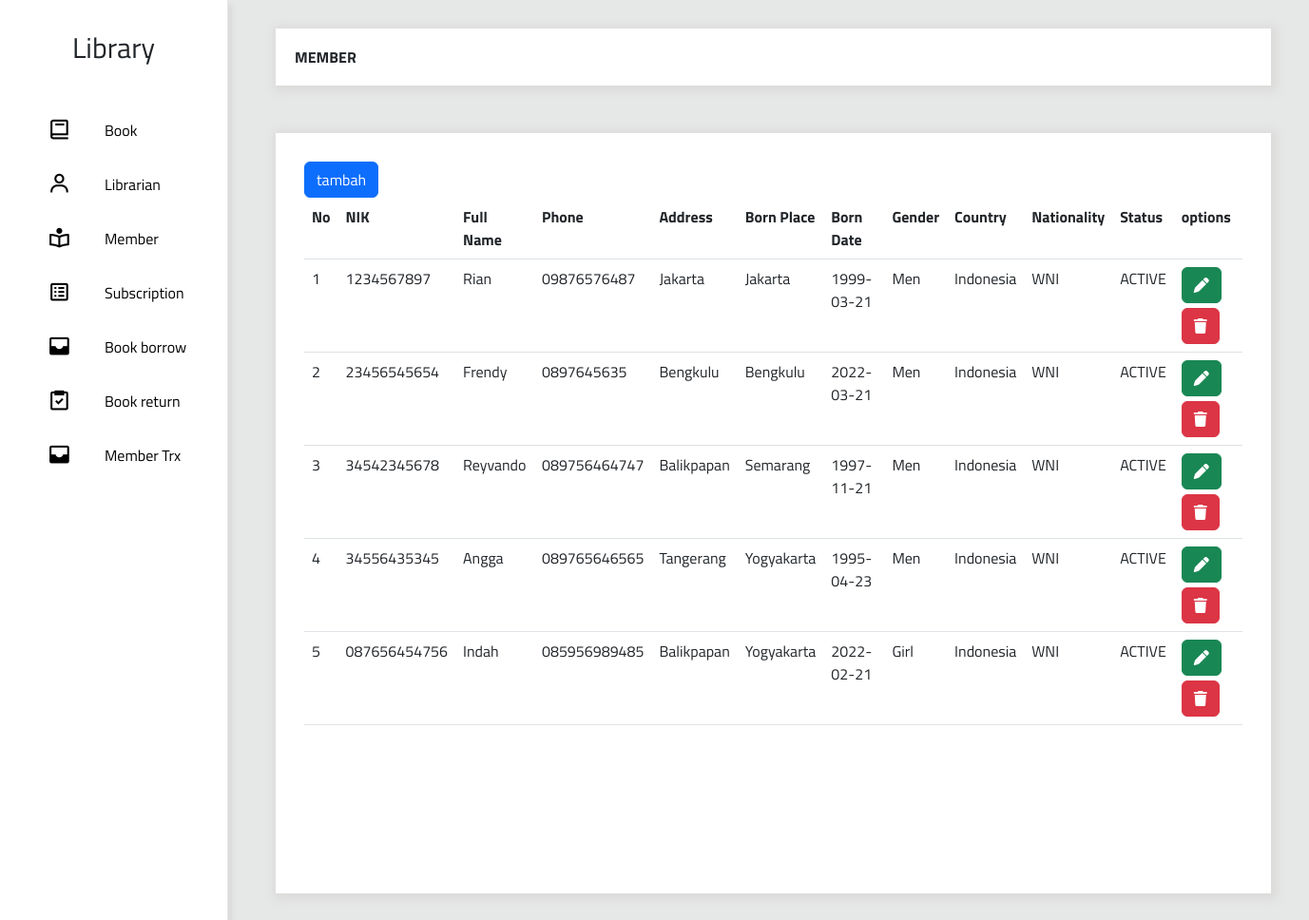
Screenshot of /index.php/member with the database file from the repository.
### tables this page shows
CREATE TABLE `members` (
  `id` int(11) NOT NULL,
  `nik` varchar(20) NOT NULL,
  `full_name` varchar(100) NOT NULL,
  `phone` varchar(15) NOT NULL,
  `address` varchar(200) DEFAULT NULL,
  `born_place` varchar(50) NOT NULL,
  `born_date` date NOT NULL,
  `gender` enum('L','P','O') NOT NULL,
  `country` varchar(100) DEFAULT NULL,
  `nationality` enum('WNI') DEFAULT 'WNI',
  `is_active` tinyint(1) DEFAULT 1,
  `created_at` timestamp NULL DEFAULT NULL,
  `updated_at` timestamp NULL DEFAULT NULL
);

### application/controllers/member.php (called while the page is built, shortened)
<?php
class Member extends CI_Controller
{
    public function __construct()
    {
        $this->load->model('Member_model', 'member');
        $this->load->library('form_validation');
    }
    public function index()
    {
        $data['member'] = $this->member->all();
        $this->load->view('template/header3');
        $this->load->view('template/navbar');
        $this->load->view('member/index', $data);
        $this->load->view('template/footer');
    }
}

### index.php (called while the page is built, shortened)
<?php
require_once BASEPATH.'core/CodeIgniter.php';

### application/models/Member_model.php (called while the page is built, shortened)
<?php
class Member_model extends CI_Model{
    protected $table= 'members';
    public function all(){
        return $this->db->query("SELECT * from $this->table")->result();
    }
}

### application/views/member/index.php (the view, shortened to what this page needs)
<div class="content">
            <div class="top bg-white" style="font-weight:bold;padding-left:20px;display:grid; align-items:center">
                MEMBER
            </div>
            <div class="bottom">
<table class="table">
<a href="<?= base_url('index.php/member/add')?>" class="btn btn-primary"> tambah</a>
    <tr>
      <th scope="col">No</th>
      <th scope="col">NIK</th>
      <th scope="col">Full Name</th>
      <th scope="col">Phone</th>
      <th scope="col">Address</th>
      <th scope="col">Born Place</th>
      <th scope="col">Born Date</th>
      <th scope="col">Gender</th>
      <th scope="col">Country</th>
      <th scope="col">Nationality</th>
      <th scope="col">Status</th>
      <th scope="col">options</th>
    </tr>
    <tr>
        <?php
        $no=1;
        foreach($member as $key=>$data) { ?>
            <tr>
                <td><?= $no++ ?> </td>
                <td><?= $data->nik ?></td>
                <td><?= $data->full_name ?></td>
                <td><?= $data->phone?></td>
                <td><?= $data->address ?></td>
                <td><?= $data->born_place?></td>
                <td><?= $data->born_date ?></td>
                <td><?php if( $data->gender== 'L'){ echo "Men"; } else {echo "Girl";} ?></td>
                <td><?= $data->country ?></td>
                <td><?= $data->nationality ?></td>
                <td><?php if ($data->is_active == 1) {echo "ACTIVE";} else{
                    echo "NONACTIVE";
                }   ?></td>
                <td ><a href="<?= base_url('index.php/member/edit/'.$data->id)?>" class="btn btn-success"><i class="fa-solid fa-pen"></i></a>
                <a href="<?= base_url('index.php/member/delete/'.$data->id)?>"class="btn btn-danger" style="margin-top:5px"><i class="fa-solid fa-trash"></i></a>
            </td>
            </tr>
        <?php } ?>
</table>

### application/views/template/header3.php (style rules this page uses)
* { font-family: 'Titillium Web', sans-serif }
body { background-color: #e6e8e8; }
.content { display: grid; grid-template-rows: 90px auto; }
.navigation, .content { height: 100%; }
* { text-decoration: none; }
.top { margin: 30px 40px 0 40px; box-shadow: 2px 2px 10px 5px #dbdbd9; }
.bottom { margin: 50px 40px 40px 40px; min-height: 100vh; box-shadow: 2px 2px 10px 5px #dbdbd9; background-color: white; padding: 30px; }

### rows the page displays
members: nik "1234567897", full_name "Rian", phone "09876576487", address "Jakarta", born_place "Jakarta", born_date "1999-03-21", gender "Men", country "Indonesia", nationality "WNI", is_active "ACTIVE"
members: nik "23456545654", full_name "Frendy", phone "0897645635", address "Bengkulu", born_place "Bengkulu", born_date "2022-03-21", gender "Men", country "Indonesia", nationality "WNI", is_active "ACTIVE"
members: nik "34542345678", full_name "Reyvando", phone "089756464747", address "Balikpapan", born_place "Semarang", born_date "1997-11-21", gender "Men", country "Indonesia", nationality "WNI", is_active "ACTIVE"
members: nik "34556435345", full_name "Angga", phone "089765646565", address "Tangerang", born_place "Yogyakarta", born_date "1995-04-23", gender "Men", country "Indonesia", nationality "WNI", is_active "ACTIVE"
members: nik "087656454756", full_name "Indah", phone "085956989485", address "Balikpapan", born_place "Yogyakarta", born_date "2022-02-21", gender "Girl", country "Indonesia", nationality "WNI", is_active "ACTIVE"
